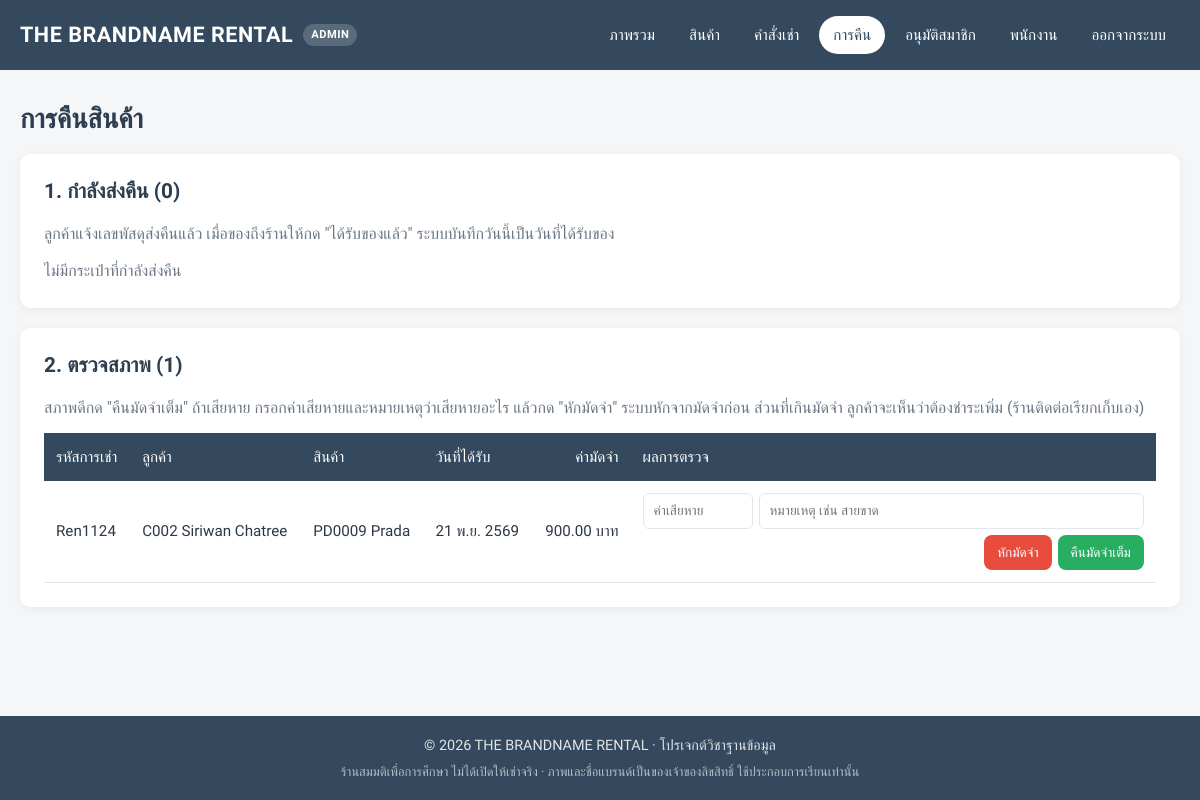
The page /project/admin/returns.php (signed in) on the database its author committed.
### tables this page shows
CREATE TABLE rentals (
    rental_id     VARCHAR(50) PRIMARY KEY,
    order_id      VARCHAR(50) NOT NULL,
    product_id    VARCHAR(50) NOT NULL,
    employees_id  VARCHAR(50) NULL,
    track_rentals VARCHAR(50) NULL,
    rental_date   DATE        NOT NULL,
    rental_days   INT         NOT NULL,
    due_date      DATE AS (rental_date + INTERVAL rental_days DAY) STORED,
    daily_price   INT         NOT NULL,
    deposit_fee   INT         NOT NULL,
    shipped_date  DATE        NULL,
    rental_status ENUM('Pending', 'Accepted', 'Preparing', 'Shipped', 'Returning', 'Received', 'Completed', 'Deducted', 'Cancelled') NOT NULL DEFAULT 'Pending',
    INDEX idx_rentals_product_status (product_id, rental_status),
    FOREIGN KEY (order_id)     REFERENCES orders(order_id),
    FOREIGN KEY (product_id)   REFERENCES products(product_id),
    FOREIGN KEY (employees_id) REFERENCES employees(employees_id)
);

CREATE TABLE orders (
    order_id     VARCHAR(50)  PRIMARY KEY,
    customers_id VARCHAR(50)  NOT NULL,
    slip_file    VARCHAR(100) NULL,        
    created_at   DATETIME     NOT NULL DEFAULT CURRENT_TIMESTAMP,
    reviewed_at  DATETIME     NULL,        
    cancelled_by ENUM('shop', 'customer') NULL,   
    FOREIGN KEY (customers_id) REFERENCES customers(customers_id)
);

CREATE TABLE customers (
    customers_id        VARCHAR(50)  PRIMARY KEY,
    customers_firstname VARCHAR(50),
    customers_lastname  VARCHAR(50),
    gender              VARCHAR(50),
    customers_member    VARCHAR(10)  NOT NULL DEFAULT 'no',    
    member_until        DATE         NULL,                     
    phonenumber         VARCHAR(15),
    email               VARCHAR(100) NOT NULL UNIQUE,
    address             VARCHAR(200),
    postal_code         VARCHAR(10),
    password            VARCHAR(255) NOT NULL
);

CREATE TABLE products (
    product_id         VARCHAR(50) PRIMARY KEY,
    brand              VARCHAR(50),
    details            VARCHAR(100),
    daily_rental_price INT,
    image              VARCHAR(100) NULL    
);

CREATE TABLE returnss (
    return_id      VARCHAR(50)  PRIMARY KEY,
    rental_id      VARCHAR(50)  NOT NULL UNIQUE,
    return_date    DATE         NOT NULL,
    deduction      INT          NOT NULL DEFAULT 0,
    deduction_note VARCHAR(255) NULL,
    FOREIGN KEY (rental_id) REFERENCES rentals(rental_id)
);

### project/includes/helpers.php (called while the page is built, shortened)
<?php
function e($value): string
{
    return htmlspecialchars((string) ($value ?? ''), ENT_QUOTES, 'UTF-8');
}
function baht($amount): string
{
    return number_format((float) $amount, 2) . ' บาท';
}
function thai_date(?string $value): string
{
    $time = strtotime($value);
    $text = (int) date('j', $time) . ' ' . THAI_MONTHS[(int) date('n', $time) - 1] . ' ' . ((int) date('Y', $time) + 543);
    return strlen($value) > 10 ? $text . ' ' . date('H:i', $time) : $text;
}

### project/admin/returns.php (the view, shortened to what this page needs)
<?php
require_once '../includes/db.php';
$columns = "r.rental_id, o.customers_id, r.product_id, p.brand, r.deposit_fee, r.due_date, t.track_return, rs.return_date,
    c.customers_firstname, c.customers_lastname";
$from = "FROM rentals r
    JOIN orders o ON o.order_id = r.order_id
    JOIN customers c ON c.customers_id = o.customers_id
    JOIN track_return t ON t.rental_id = r.rental_id
    LEFT JOIN returnss rs ON rs.rental_id = r.rental_id
    LEFT JOIN products p ON p.product_id = r.product_id";
$incoming = $conn->query("SELECT $columns $from WHERE r.rental_status = 'Returning' ORDER BY r.due_date, r.rental_id")->fetch_all(MYSQLI_ASSOC);
$to_inspect = $conn->query("SELECT $columns $from WHERE r.rental_status = 'Received' ORDER BY rs.return_date, r.rental_id")->fetch_all(MYSQLI_ASSOC);
$customer_name = fn(array $row) => $row['customers_id'] . ' ' . $row['customers_firstname'] . ' ' . $row['customers_lastname'];
?>
<h1>การคืนสินค้า</h1>
<div class="stack">
    <section class="card">
        <h2>1. กำลังส่งคืน (<?php echo count($incoming); ?>)</h2>
        <p class="muted">ลูกค้าแจ้งเลขพัสดุส่งคืนแล้ว เมื่อของถึงร้านให้กด "ได้รับของแล้ว" ระบบบันทึกวันนี้เป็นวันที่ได้รับของ</p>
        <?php if ($incoming): ?>
            <div class="table-wrap">
                <table class="table">
                    <thead>
                        <tr>
                            <th>รหัสการเช่า</th>
                            <th>ลูกค้า</th>
                            <th>สินค้า</th>
                            <th>เลขพัสดุที่ส่งคืน</th>
                            <th>กำหนดคืน</th>
                            <th></th>
                        </tr>
                    </thead>
                    <tbody>
                        <?php foreach ($incoming as $row): ?>
                            <tr>
                                <td><?php echo e($row['rental_id']); ?></td>
                                <td><?php echo e($customer_name($row)); ?></td>
                                <td><?php echo e($row['product_id'] . ' ' . $row['brand']); ?></td>
                                <td><?php echo e($row['track_return']); ?></td>
                                <td><?php echo e(thai_date($row['due_date'])); ?></td>
                                <td class="text-right">
                                    <form method="POST" class="inline-form">
                                        <?php echo csrf_field(); ?>
                                        <input type="hidden" name="rental_id" value="<?php echo e($row['rental_id']); ?>">
                                        <button type="submit" name="action" value="receive" class="btn btn-success btn-sm">ได้รับของแล้ว</button>
                                    </form>
                                </td>
                            </tr>
                        <?php endforeach; ?>
                    </tbody>
                </table>
            </div>
        <?php else: ?>
            <p class="muted">ไม่มีกระเป๋าที่กำลังส่งคืน</p>
        <?php endif; ?>
    </section>
    <section class="card">
        <h2>2. ตรวจสภาพ (<?php echo count($to_inspect); ?>)</h2>
        <p class="muted">สภาพดีกด "คืนมัดจำเต็ม" ถ้าเสียหาย กรอกค่าเสียหายและหมายเหตุว่าเสียหายอะไร แล้วกด "หักมัดจำ" ระบบหักจากมัดจำก่อน ส่วนที่เกินมัดจำ ลูกค้าจะเห็นว่าต้องชำระเพิ่ม (ร้านติดต่อเรียกเก็บเอง)</p>
        <?php if ($to_inspect): ?>
            <div class="table-wrap">
                <table class="table">
                    <thead>
                        <tr>
                            <th>รหัสการเช่า</th>
                            <th>ลูกค้า</th>
                            <th>สินค้า</th>
                            <th>วันที่ได้รับ</th>
                            <th class="num">ค่ามัดจำ</th>
                            <th>ผลการตรวจ</th>
                        </tr>
                    </thead>
                    <tbody>
                        <?php foreach ($to_inspect as $row): $deposit = (int) $row['deposit_fee']; ?>
                            <tr>
                                <td><?php echo e($row['rental_id']); ?></td>
                                <td><?php echo e($customer_name($row)); ?></td>
                                <td><?php echo e($row['product_id'] . ' ' . $row['brand']); ?></td>
                                <td class="nowrap"><?php echo e(thai_date($row['return_date'])); ?></td>
                                <td class="num"><?php echo baht($deposit); ?></td>
                                <td>
                                    <form method="POST" class="inspect-form">
                                        <input type="number" name="deduction" min="1" step="1" placeholder="ค่าเสียหาย" aria-label="ค่าเสียหาย (บาท)">
                                        <input type="text" name="deduction_note" maxlength="255" placeholder="หมายเหตุ เช่น สายขาด" aria-label="หมายเหตุถึงลูกค้า">
                                        <div class="inspect-actions">
                                            <button type="submit" name="action" value="deduct" class="btn btn-danger btn-sm"><?php echo $deposit > 0 ? 'หักมัดจำ' : 'บันทึกค่าเสียหาย'; ?></button>
                                            <button type="submit" name="action" value="complete" class="btn btn-success btn-sm"><?php echo $deposit > 0 ? 'คืนมัดจำเต็ม' : 'เสร็จสมบูรณ์'; ?></button>
                                        </div>
                                    </form>
                                </td>
                            </tr>
                        <?php endforeach; ?>
                    </tbody>
                </table>
            </div>
        <?php else: ?>
            <p class="muted">ไม่มีกระเป๋าที่รอตรวจสภาพ</p>
        <?php endif; ?>
    </section>
</div>

### project/assets/css/style.css (style rules this page uses)
:root { --primary: #34495e; --primary-dark: #2c3e50; --primary-soft: #eaeef2; --success: #27ae60; --success-soft: #e8f6ee; --danger: #e74c3c; --danger-soft: #fdecea; --warning: #e67e22; --text: #2d3748; --muted: #6b7785; --border: #e2e6ea; --bg: #f4f6f8; --card: #ffffff; --radius: 10px; --shadow: 0 2px 10px rgba(0, 0, 0, 0.06); --font: 'Prompt', 'Segoe UI', Tahoma, sans-serif; }
* { box-sizing: border-box; }
body { margin: 0; font-family: var(--font); color: var(--text); background: var(--bg); line-height: 1.6; display: flex; flex-direction: column; min-height: 100vh; }
h1, h2, h3 { color: var(--primary-dark); line-height: 1.3; margin: 0 0 16px; }
h1 { font-size: 1.7rem; }
h2 { font-size: 1.3rem; }
p { margin: 0 0 12px; }
.muted { color: var(--muted); }
.stack > * + * { margin-top: 20px; }
.card { background: var(--card); border-radius: var(--radius); box-shadow: var(--shadow); padding: 24px; }
.card > :last-child { margin-bottom: 0; }
.btn { display: inline-flex; align-items: center; justify-content: center; gap: 6px; padding: 10px 20px; border-radius: 8px; border: 1px solid transparent; font: inherit; font-size: 0.95rem; font-weight: 500; text-decoration: none; cursor: pointer; background: var(--primary); color: #fff; transition: background 0.2s, transform 0.1s; }
.btn-success { background: var(--success); }
.btn-danger { background: var(--danger); }
.btn-sm { padding: 6px 12px; font-size: 0.85rem; }
.table-wrap { overflow-x: auto; max-width: 100%; }
.table-wrap .table { min-width: 640px; }
.table { width: 100%; border-collapse: collapse; font-size: 0.95rem; }
.table th { background: var(--primary); color: #fff; font-weight: 500; text-align: left; padding: 12px; white-space: nowrap; }
.table td { padding: 12px; border-bottom: 1px solid var(--border); vertical-align: middle; }
.table .num { text-align: right; white-space: nowrap; }
.inspect-form { display: flex; gap: 6px; flex-wrap: wrap; min-width: 340px; }
.inspect-form input { padding: 6px 10px; font: inherit; font-size: 0.85rem; border: 1px solid var(--border); border-radius: 6px; min-width: 0; }
.inspect-form input[type="number"] { width: 110px; }
.inspect-form input[type="text"] { flex: 1 1 180px; }
.inspect-actions { display: flex; gap: 6px; justify-content: flex-end; width: 100%; }
.nowrap { white-space: nowrap; }

### rows shown on the page
rentals: rental_id "Ren1124", order.customers_lastname "C002 Siriwan Chatree", product.brand "PD0009 Prada", returnss.return_date "21 พ.ย. 2569", deposit_fee "900.00 บาท", shows "หักมัดจำ", shows "คืนมัดจำเต็ม"

### other values the page prints
SHOP_NAME "THE BRANDNAME RENTAL"
$item['label'] "ภาพรวม"
$item['label'] "สินค้า"
$item['label'] "คำสั่งเช่า"
$item['label'] "การคืน"
$item['label'] "อนุมัติสมาชิก"
$item['label'] "พนักงาน"
$item['label'] "ออกจากระบบ"
count($incoming) "0"
count($to_inspect) "1"
